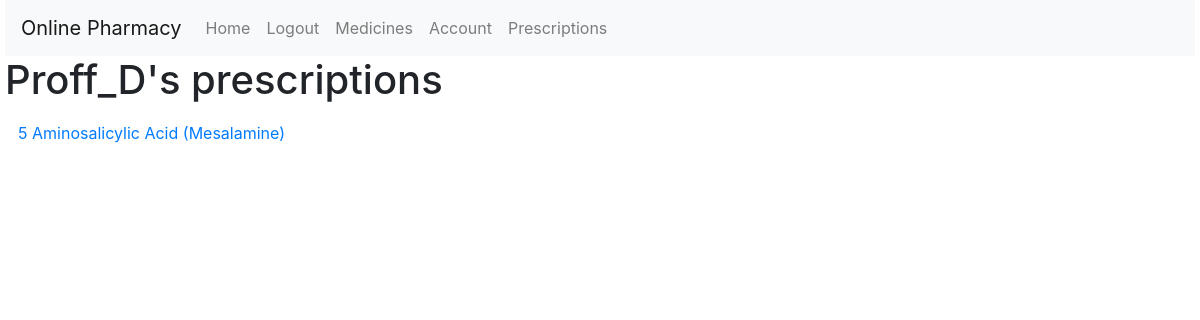
The page /my_prescriptions (signed in) on the database as committed earlier.
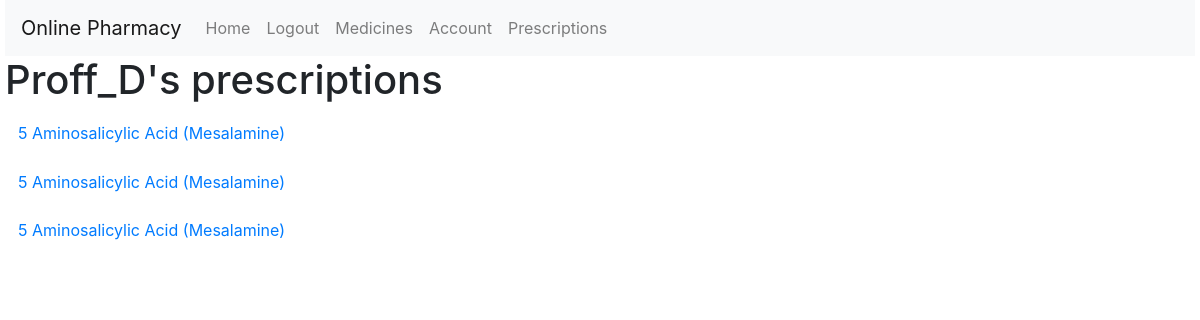
The same page on the database as committed later.
### tables this page shows
CREATE TABLE "users" (
    "user_id" INTEGER PRIMARY KEY AUTOINCREMENT,
    "email" TEXT NOT NULL UNIQUE,
    "is_active" INTEGER NOT NULL DEFAULT 1,
    "password_hash" TEXT NOT NULL,
    "username" TEXT NOT NULL UNIQUE,
    "role_id" INTEGER DEFAULT 1,
    "firstname" TEXT NOT NULL,
    "lastname" TEXT NOT NULL,
    FOREIGN KEY (role_id) REFERENCES roles(role_id)
);

CREATE TABLE "prescriptions" (
    "prescription_id" INTEGER PRIMARY KEY AUTOINCREMENT,
    "patient_id" INTEGER NOT NULL,
    "medicine_id" INTEGER NOT NULL,
    "doctor_id" INTEGER NOT NULL,
    "repeating" INTEGER NOT NULL DEFAULT 0,
    "repeating_start" TEXT,
    "repeating_end" TEXT,
    "repeat_interval" INTEGER,
    "last_ordered" TEXT,
    FOREIGN KEY (patient_id) REFERENCES users(user_id),
    FOREIGN KEY (doctor_id) REFERENCES users(user_id),
    FOREIGN KEY (medicine_id) REFERENCES generic(medicine_id)
);

CREATE TABLE "generic" (medicine_id INTEGER PRIMARY KEY AUTOINCREMENT,  name TEXT,  precaution TEXT,  indication TEXT,  contra_indication TEXT,  dose TEXT,  side_effect TEXT,  pregnancy_category_id TEXT, "mode_of_action" TEXT, "interaction" TEXT);

### app.py (the view)
@app.route('/my_prescriptions')
def my_prescriptions():
    user_id = session.get('user_id')
    username = extract_data_single(db.execute('SELECT username FROM users WHERE user_id = ?', user_id), 'username')
    prescriptions_info = db.execute('SELECT * FROM prescriptions INNER JOIN users ON prescriptions.patient_id = users.user_id WHERE patient_id = ?', user_id)
    for prescription in prescriptions_info:
        doctor_id = prescription['doctor_id']
        doctor_lastname = extract_data_single(db.execute('SELECT lastname FROM users WHERE user_id = ?', doctor_id), 'lastname')
        prescription['doctor_name'] = 'Dr. ' + doctor_lastname
        medicine_id = prescription['medicine_id']
        medicine_name = extract_data_single(db.execute('SELECT name FROM generic WHERE medicine_id = ?', medicine_id), 'name')
        prescription['medicine_name'] = medicine_name
    return render_template('my_prescriptions.html', username=username, prescriptions=prescriptions_info)

### app.py (called while the page is built)
def extract_data_single(query_result, key):
    if query_result:
        dictionary = query_result[0]
        return dictionary[key]
    return None

### templates/my_prescriptions.html (shortened to what this page needs)
{% extends 'layout.html' %}
{% block body %}
    <h1>{{ username }}'s prescriptions</h1>
    {% for prescription in prescriptions %}
        <h2>
            <button class="btn btn-link" type="button" data-toggle="collapse" data-target="#prescription{{ loop.index }}" aria-expanded="false" aria-controls="prescription{{ loop.index }}">
                {{ prescription['medicine_name'] }}
            </button>
        </h2>
    {% endfor %}
{% endblock %}

### templates/layout.html (shortened to what this page needs)
<!DOCTYPE html>
<html lang="en">
    <head>
        <link rel="stylesheet" href="https://cdn.jsdelivr.net/npm/bootstrap@4.4.1/dist/css/bootstrap.min.css">
        <link rel="stylesheet" href="static\styles.css">
    </head>
    <body>
        {% if not logged_out %}
            <nav class="navbar navbar-expand-lg navbar-light bg-light">
                <a class="navbar-brand" href="#">Online Pharmacy</a>
                <div class="collapse navbar-collapse" id="navbarSupportedContent">
                    <ul class="navbar-nav mr-auto">
                        <li class="nav-item">
                            <a class="nav-link" href="/">Home</a>
                        </li>
                        <li class="nav-item">
                            <a class="nav-link" href="/logout">Logout</a>
                        </li>
                        <li class="nav-item">
                            <a class="nav-link" href="/medicine">Medicines</a>
                        </li>
                        <li class="nav-item">
                            <a class="nav-link" href="/account">Account</a>
                        </li>
                        <li class="nav-item">
                            <a class="nav-link" href="/my_prescriptions">Prescriptions</a>
                        </li>
                    </ul>
                </div>
            </nav>
        {% endif %}
        {% block body %}
        {% endblock %}
    </body>
</html>

### static/styles.css (style rules this page uses)
body { padding: 0 5px; }

Rows that differ between the two databases and show on the page:
added prescriptions: medicine_name "5 Aminosalicylic Acid (Mesalamine)"
added prescriptions: medicine_name "5 Aminosalicylic Acid (Mesalamine)"
